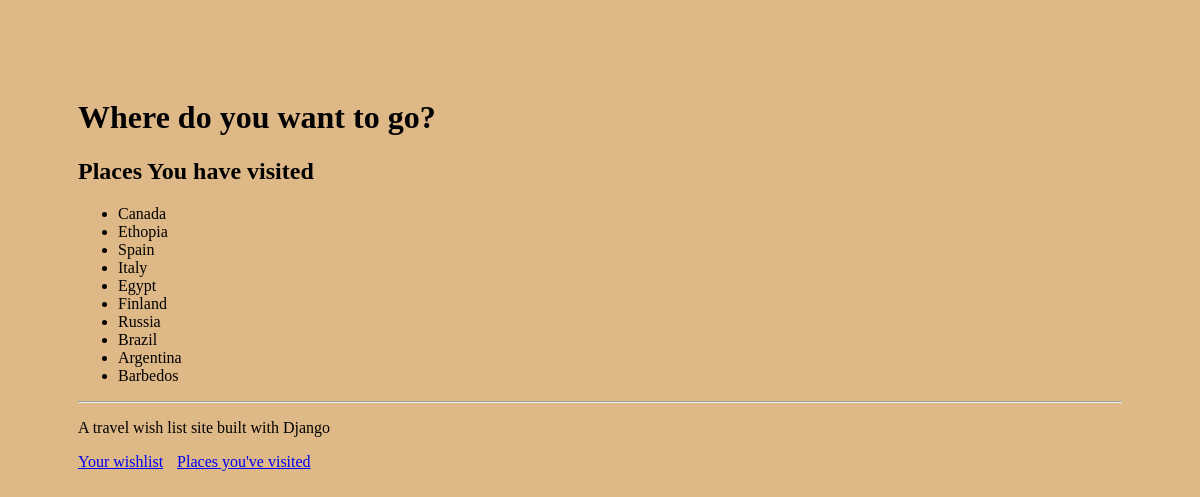
The page /visited on the database as committed earlier.
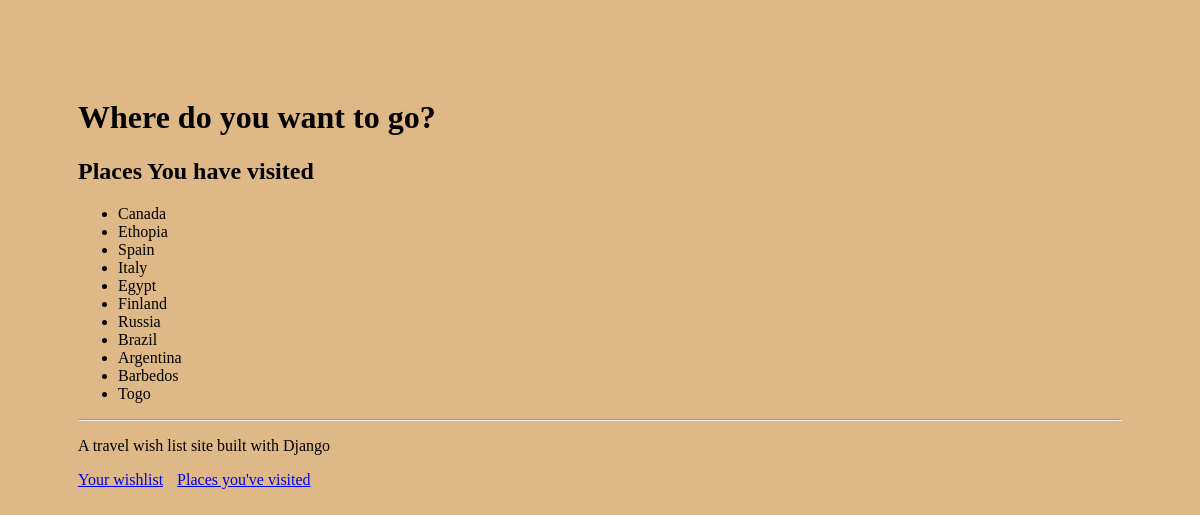
The same page on the database as committed later.
### travel_wishlist/models.py (models this page shows, shortened)
class Place(models.Model):
    name = models.CharField(max_length=200)
    visited = models.BooleanField(default=False)

### travel_wishlist/views.py (the view)
# urls.py: path('visited', views.places_visited, name='places_visited'),
def places_visited(request):
    visited = Place.objects.filter(visited=True)
    return render(request, 'travel_wishlist/visited.html', {'visited': visited})

### travel_wishlist/templates/travel_wishlist/visited.html
{% extends 'travel_wishlist/base.html' %}
{% block content %}
<h2>Places You have visited</h2>
{% if visited %}
<ul>
    {% for place in visited %}
     <li>{{ place.name}}</li>
    {% endfor %}
</ul>
{% else %}
    <p>You have not visited any places yet.</p>
{% endif %}
{% endblock %}

Rows that differ between the two databases and show on the page:
added Place: name "Togo"
